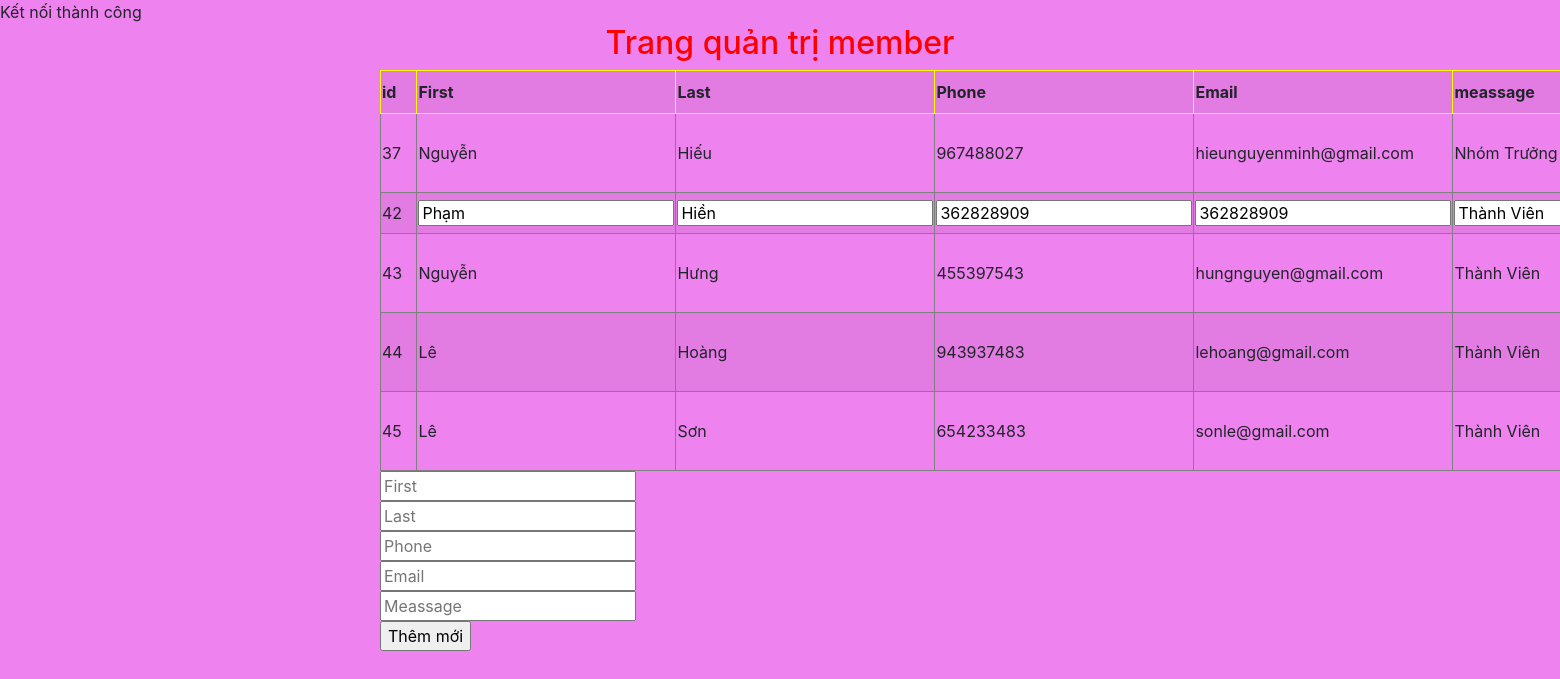
Page /php/user.php?task=update&id=42 on the committed database.
### tables this page shows
CREATE TABLE `user` (
  `id` int(11) NOT NULL,
  `first` varchar(50) NOT NULL,
  `last` varchar(50) NOT NULL,
  `phone` int(10) NOT NULL,
  `email` varchar(250) NOT NULL,
  `meassage` text NOT NULL
);

### php/user.php (the view, shortened to what this page needs)
<?php
include("connect.php");
?>
<html>
<head>
    <link rel="stylesheet" href="https://cdn.jsdelivr.net/npm/bootstrap@4.5.3/dist/css/bootstrap.min.css">
</head>
<body style="background-color: violet;">
    <div class="admin">
        <h2 style="text-align:center;">Trang quản trị member</h2>
        <table class="table-striped" border = "1">
            <tr>
                <th>id</th>
                <th>First</th>
                <th>Last</th>
                <th>Phone</th>
                <th>Email</th>
                <th>meassage</th>
            </tr>
            <?php
            $sql_select = "select * from user";
            $result = mysqli_query($link, $sql_select);
            if (mysqli_num_rows($result) > 0) {
                while ($row = mysqli_fetch_assoc($result)) {
                    if (isset($_GET["task"]) && $_GET["task"] == "update") {
                        if (isset($_GET["id"]) && $_GET["id"] == $row["id"]) {
                            echo "<form action='user.php' method='post'><tr>";
                            echo "<td>" .$row["id"]. "</td>";
                            echo "<td><input type='text' name='first' value = '" . $row["first"] . "'></td>";
                            echo "<td><input type='text' name='last' value = '" . $row["last"] . "'></td>";
                            echo "<td><input type='text' name='phone' value = '" . $row["phone"] . "'></td>";
                            echo "<td><input type='text' name='email' value = '" . $row["phone"] . "'></td>";
                            echo "<td><input type='text' name='meassage' value = '" . $row["meassage"] . "'></td>";
                            echo "</tr></form>";
                        } else {
                            echo "<tr>";
                            echo "<td>" . $row["id"] . "</td>";
                            echo "<td>" . $row["first"] . "</td>";
                            echo "<td>" . $row["last"] . "</td>";
                            echo "<td>" . $row["phone"] . "</td>";
                            echo "<td>" . $row["email"] . "</td>";
                            echo "<td>" . $row["meassage"] . "</td>";
                            echo "</tr>";
                        }
                    }
                }
            } else {
                echo "Bảng không chứa dữ liệu";
            }
            ?>
        </table>
        <form action="user.php" method="POST" >
            <input type = "text" placeholder = "First" name = "first"></br>
            <input type = "text" placeholder = "Last" name = "last"></br>
            <input type = "text" placeholder = "Phone" name = "phone"></br>
            <input type = "text" placeholder = "Email" name = "email"></br>
            <input type = "text" placeholder = "Meassage" name = "meassage"></br>
            <input type="submit" name="sub" value="Thêm mới">
        </form>
    </div>
</body>
</html>

### php/user.php (style rules this page uses)
.admin { margin : 0 auto ; width : 800px ; }
h2 { color : red ; }
tr th { border : 1px solid yellow ; padding-right : 20px ; }

### rows in the picture
user: id "37", first "Nguyễn", last "Hiếu", phone "967488027", email "hieunguyenminh@gmail.com", meassage "Nhóm Trưởng"
user: id "42", first "Phạm", last "Hiền", phone "362828909", email "362828909", meassage "Thành Viên"
user: id "43", first "Nguyễn", last "Hưng", phone "455397543", email "hungnguyen@gmail.com", meassage "Thành Viên"
user: id "44", first "Lê", last "Hoàng", phone "943937483", email "lehoang@gmail.com", meassage "Thành Viên"
user: id "45", first "Lê", last "Sơn", phone "654233483", email "sonle@gmail.com", meassage "Thành Viên"
